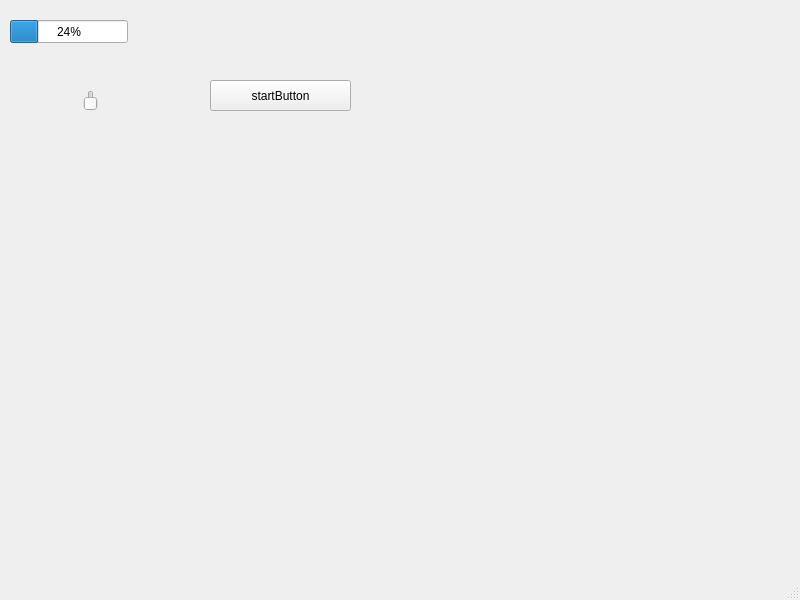
<?xml version="1.0" encoding="UTF-8"?>
<ui version="4.0">
 <class>MainWindow</class>
 <widget class="QMainWindow" name="MainWindow">
  <property name="geometry">
   <rect>
    <x>0</x>
    <y>0</y>
    <width>800</width>
    <height>600</height>
   </rect>
  </property>
  <property name="windowTitle">
   <string>MainWindow</string>
  </property>
  <widget class="QWidget" name="centralwidget">
   <widget class="QPushButton" name="startButton">
    <property name="geometry">
     <rect>
      <x>210</x>
      <y>80</y>
      <width>141</width>
      <height>31</height>
     </rect>
    </property>
    <property name="text">
     <string>startButton</string>
    </property>
   </widget>
   <widget class="QProgressBar" name="progressIndicator">
    <property name="geometry">
     <rect>
      <x>10</x>
      <y>20</y>
      <width>118</width>
      <height>23</height>
     </rect>
    </property>
    <property name="autoFillBackground">
     <bool>false</bool>
    </property>
    <property name="styleSheet">
     <string notr="true">gridline-color: qradialgradient(spread:repeat, cx:0.5, cy:0.5, radius:0.077, fx:0.5, fy:0.5, stop:0 rgba(0, 169, 255, 147), stop:0.497326 rgba(0, 0, 0, 147), stop:1 rgba(0, 169, 255, 147));</string>
    </property>
    <property name="value">
     <number>24</number>
    </property>
   </widget>
   <widget class="QSlider" name="verticalSlider">
    <property name="geometry">
     <rect>
      <x>10</x>
      <y>90</y>
      <width>161</width>
      <height>21</height>
     </rect>
    </property>
    <property name="font">
     <font>
      <pointsize>12</pointsize>
     </font>
    </property>
    <property name="styleSheet">
     <string notr="true"/>
    </property>
    <property name="orientation">
     <enum>Qt::Vertical</enum>
    </property>
   </widget>
  </widget>
  <widget class="QMenuBar" name="menubar">
   <property name="geometry">
    <rect>
     <x>0</x>
     <y>0</y>
     <width>800</width>
     <height>26</height>
    </rect>
   </property>
  </widget>
  <widget class="QStatusBar" name="statusbar"/>
 </widget>
 <resources/>
 <connections/>
</ui>
